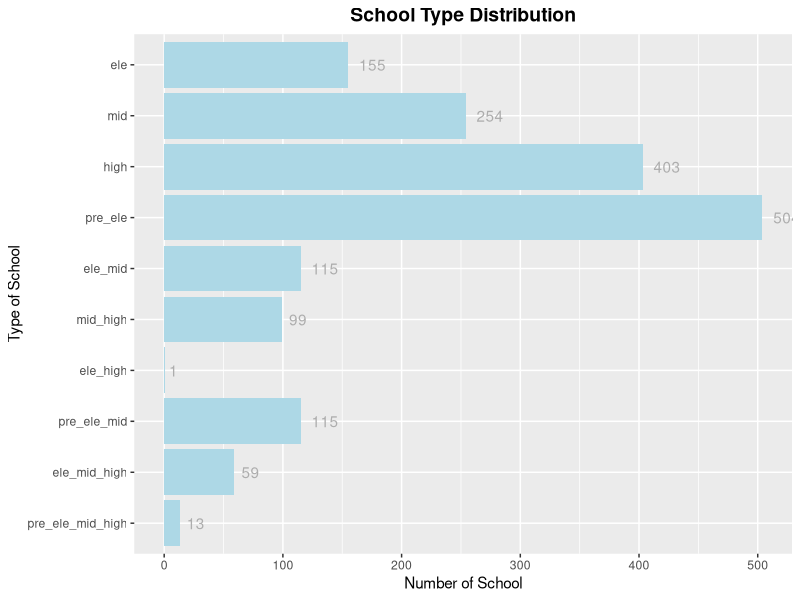
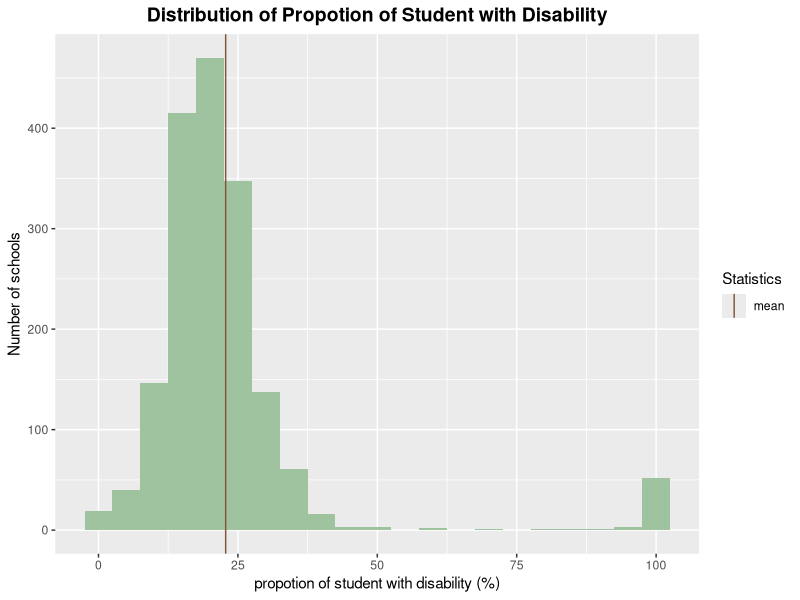
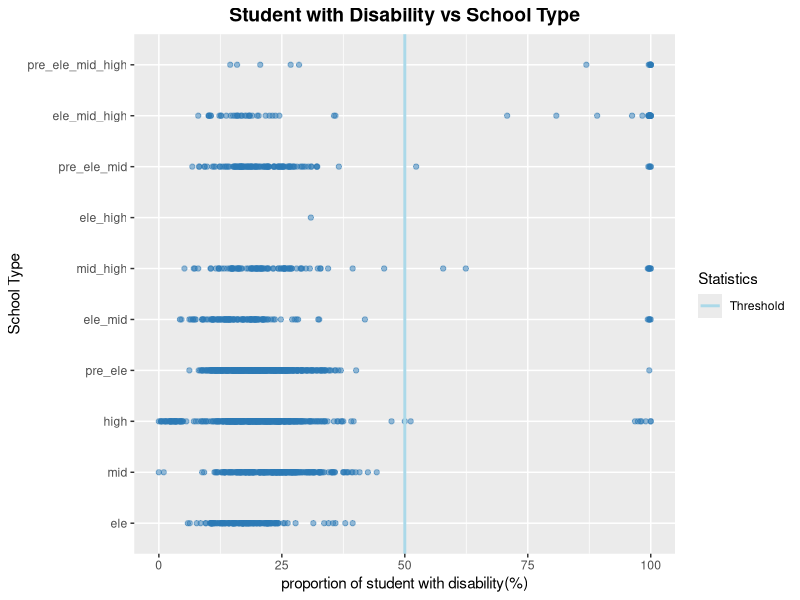
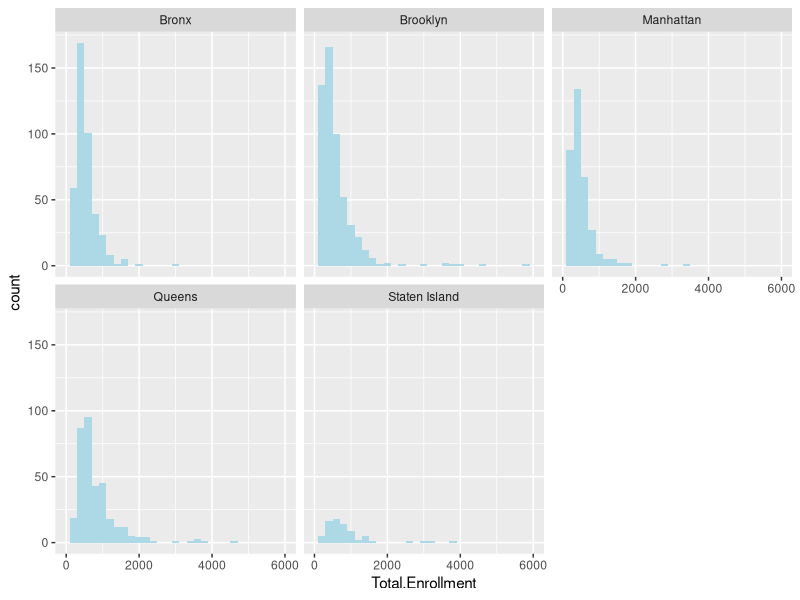
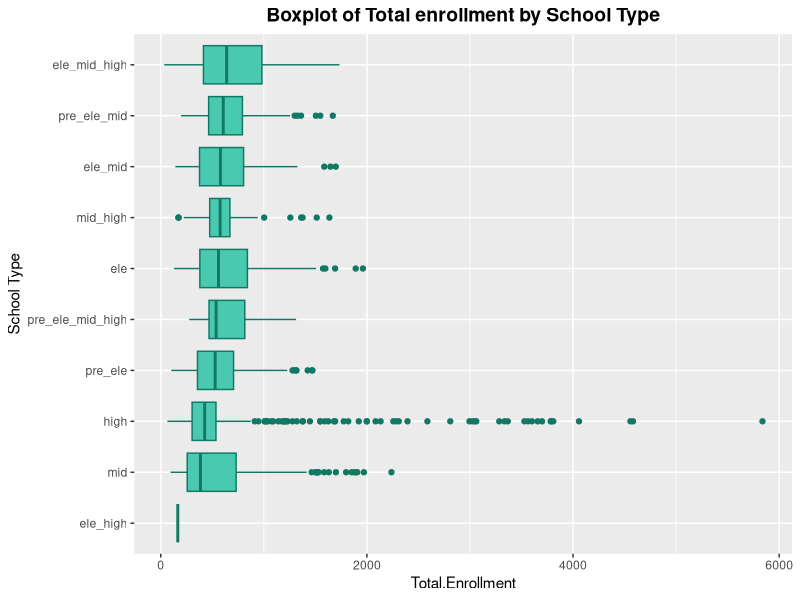

Recreate these plots in R, in order.
## ---- chunk 1
library(knitr)
library(tidyverse)
library(dplyr)
library(ggplot2)
library(RColorBrewer)
library(sqldf)
library(patchwork)
library(ggridges)
school = read.csv("school_f.csv")
## ---- chunk 2
type_c <- school %>% 
  mutate(type_count = is_elementary + is_preschool + is_middle + is_high) %>% 
  mutate(type_str = case_when(
    type_count == 1 & is_elementary == 1 ~ "ele",
    type_count == 1 & is_preschool == 1 ~ "pre",
    type_count == 1 & is_middle == 1 ~ "mid",
    type_count == 1 & is_high == 1 ~ "high",
    type_count == 4 ~ "pre_ele_mid_high",
    type_count == 2 & is_elementary + is_high == 2 ~ "ele_high",
    type_count == 2 & is_elementary + is_preschool == 2 ~ "pre_ele",
    type_count == 2 & is_elementary + is_middle == 2 ~ "ele_mid",
    type_count == 2 & is_middle + is_high == 2 ~ "mid_high",
    type_count == 3 & is_elementary + is_preschool + is_middle == 3 ~ "pre_ele_mid",
    type_count == 3 & is_elementary + is_high + is_middle == 3 ~ "ele_mid_high",
    T ~ "unknown"
  )) %>% 
  filter(Year == "2017-18")
## ---- chunk 3
type_c$type_str <- factor(type_c$type_str ,levels = c("pre","ele","mid","high","pre_ele","ele_mid","mid_high","ele_high", "pre_ele_mid","ele_mid_high","pre_ele_mid_high"))
complete_type <- ggplot(type_c, aes(x = fct_rev(type_str)))+
  geom_bar(stat = "count", fill = "lightblue") + 
  coord_flip() +
  xlab("Type of School") +
  ylab("Number of School") +
  ggtitle("School Type Distribution") +
  
  geom_text(stat='count',aes(label=..count..),  hjust =-0.4, color = "grey68") +
  theme(plot.title = element_text(hjust = 0.5, face  = "bold", size = 14))
complete_type
## ---- chunk 4
dis_school <- type_c  %>%
  summarise(avg_dis = mean(`X..Students.with.Disabilities.1`),
            quan75_dis = quantile(`X..Students.with.Disabilities.1`)[4])
dis <- ggplot(type_c, aes(x = `X..Students.with.Disabilities.1`)) +
  geom_histogram(fill = "#9fc29f",binwidth = 5) +
  xlab("propotion of student with disability (%)")+
  ylab("Number of schools")+
  ggtitle("Distribution of Propotion of Student with Disability") +
  scale_color_manual(name = "Statistics", values = c(mean = "#80593D")) +
  geom_vline(aes(xintercept = mean(dis_school$avg_dis), color = "mean")) +
  theme(plot.title = element_text(hjust = 0.5, face  = "bold", size = 14))
dis
## ---- chunk 5
scatter <- ggplot(type_c, aes(x = type_str, y = `X..Students.with.Disabilities.1`)) +
  geom_point(color = "#2c7bb6",alpha = 0.5)+
  coord_flip() +
  xlab("School Type")+
  ylab("proportion of student with disability(%)")+
  geom_hline(size = 1,aes(yintercept =mean(50), color = "Threshold")) +
  scale_color_manual(name = "Statistics", values = c(Threshold = "#abd9e9"))+
  ggtitle("Student with Disability vs School Type") +
  theme(plot.title = element_text(hjust = 0.5, face  = "bold", size = 14))
scatter
## ---- chunk 6
enroll <- type_c %>% 
  filter(Year == "2017-18")

enroll_dis <- ggplot(enroll, aes(x = `Total.Enrollment`)) + 
  geom_histogram(fill = "lightblue",binwidth = 200) +
  scale_x_continuous(limits = c(0, 6000)) +
  facet_wrap(~location, ncol = 3)
enroll_dis
## ---- chunk 7
box1 <- ggplot(enroll, aes(x = fct_reorder(type_str,`Total.Enrollment`), y = `Total.Enrollment`)) +
  geom_boxplot(color = "#117864", fill = "#48c9b0") + 
  coord_flip() +
  xlab("School Type")+
  ggtitle("Boxplot of Total enrollment by School Type") + 
  theme(plot.title = element_text(hjust = 0.5, face  = "bold", size = 14)) 
box1
